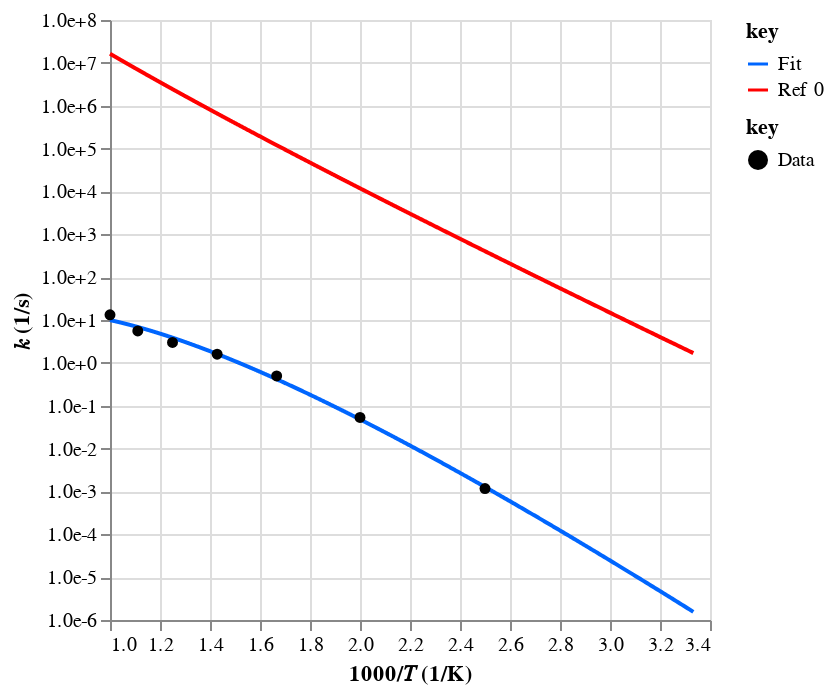
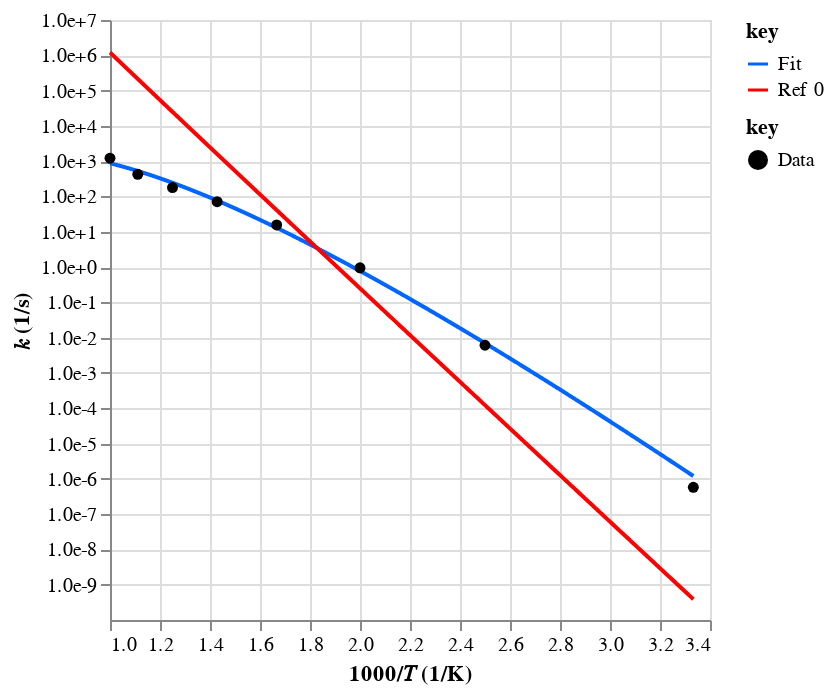
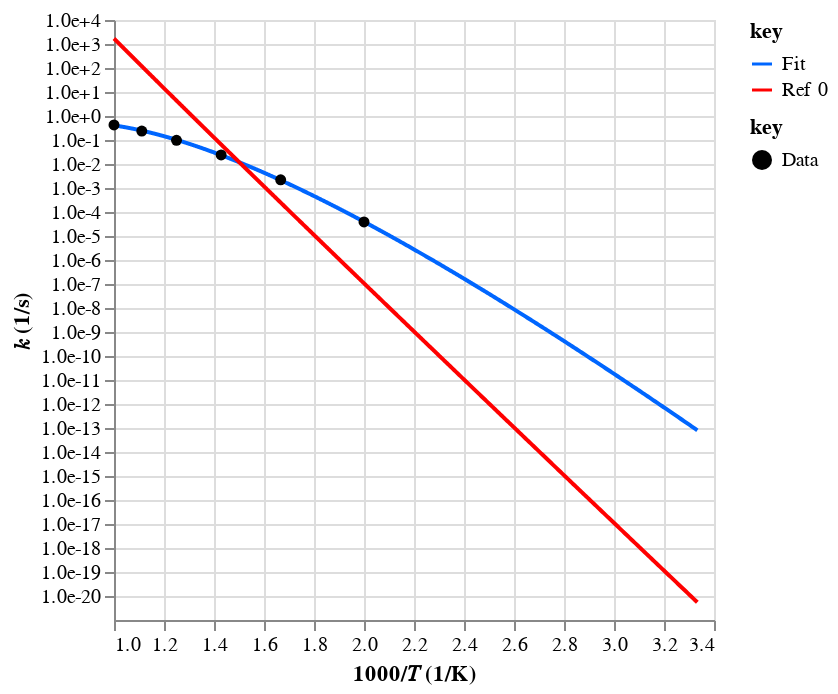
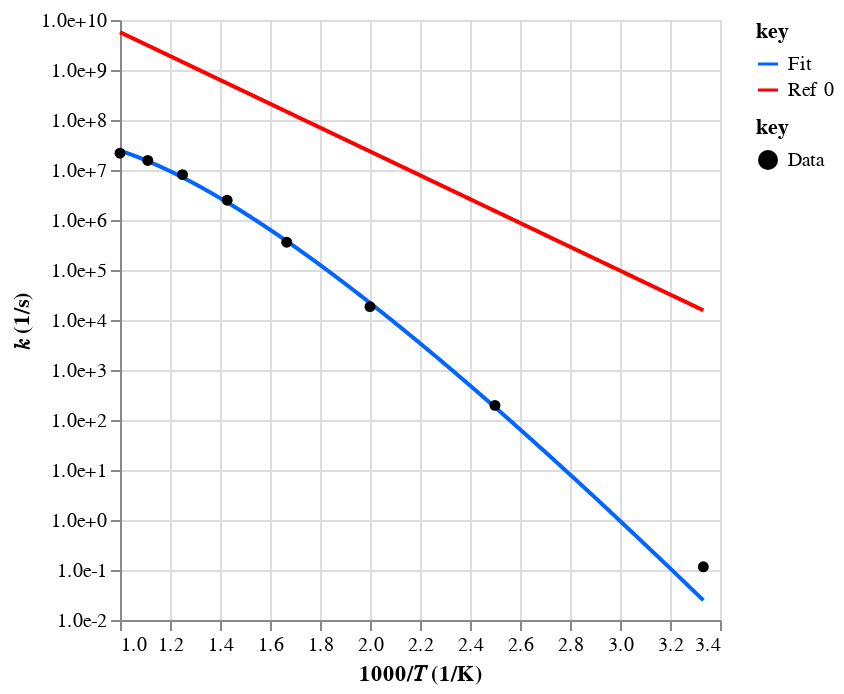

Notebook code for these charts, in order:
### Code cell
label_dct = mess.surf.node_label_dict(surf_out)
obj_col = automech.util.df_.c_.temp()

print("Direct rates:")
for rate_key in mess.surf.rate_keys(
    surf_out, P_vals=[1.0], empty=False, well_skipping=False
):
    eq = mess.surf.edge_chemkin_equation(surf_out, rate_key)
    print(rate_key, eq)

    rate = surf_out.rates[rate_key]
    rate_fit = surf_out.rate_fits[rate_key]

    amchis = list(mit.unique_everseen(automech.reaction_amchis(mech, eq=eq)))
    for amchi in amchis:
        automol.amchi.display_reaction(*amchi)

    ref_rates = ref_labels = []
    if amchis:
        ref_rates = [r.rate for r in automech.reaction_rate_objects(mech, eq)]
        ref_labels = [f"Ref {i}" for i, _ in enumerate(ref_rates)]

    display(
        ac.rate.data.display(
            [rate, rate_fit, *ref_rates],
            T_range=T_range,
            label=["Data", "Fit", *ref_labels],
        )
    )

    key1, key2 = rate_key
    rev_rate_key = (key2, key1)
    min_rate_key = min(
        rate_key, rev_rate_key, key=lambda k: np.nanmedian(branch_frac_dct[k])
    )
    branch_frac_arr = branch_frac_dct[min_rate_key]
    branch_frac = np.nanmedian(branch_frac_arr)
    if rate_key == min_rate_key:
        print(f"Median branching fraction: {branch_frac}")
    else:
        print(f"Median branching fraction: {branch_frac} (reverse direction)")

    print(branch_frac_arr)
    print()

### Figure 1 — Vega-Lite specification as saved in the notebook (floating-point values rounded to 4 significant figures; data arrays with more than 128 entries replaced by an {"elided": "..."} marker saying what was removed)
{"config": {"view": {"continuousWidth": 300, "continuousHeight": 300}}, "layer": [{"data": {"name": "data-ebfd30947b68a43823f022e63ddb4867"}, "mark": {"type": "line"}, "encoding": {"color": {"field": "key", "scale": {"domain": ["Fit", "Ref 0"], "range": ["#0066ff", "#ff0000"]}, "type": "nominal"}, "x": {"field": "x", "scale": {"zero": false}, "title": "1000/𝑇 (1/K)", "type": "quantitative"}, "y": {"axis": {"format": ".1e", "values": [1e-06, 1e-05, 0.0001, 0.001, 0.01, 0.1, 1, 10, 100, 1000, 10000, 100000, 1000000, 10000000, 100000000]}, "field": "value", "scale": {"type": "log"}, "title": "𝑘 (1/s)", "type": "quantitative"}}, "transform": [{"fold": ["Fit", "Ref 0"]}]}, {"data": {"name": "data-86c0eac2b0b563e01af5cd34febebf38"}, "mark": {"type": "point", "filled": true, "opacity": 1}, "encoding": {"color": {"field": "key", "scale": {"domain": ["Data"], "range": ["#000000"]}, "type": "nominal"}, "x": {"field": "x", "scale": {"zero": false}, "title": "1000/𝑇 (1/K)", "type": "quantitative"}, "y": {"axis": {"format": ".1e", "values": [0.001, 0.01, 0.1, 1, 10, 100]}, "field": "value", "scale": {"type": "log"}, "title": "𝑘 (1/s)", "type": "quantitative"}}, "transform": [{"fold": ["Data"]}]}], "resolve": {"scale": {"color": "independent"}}, "$schema": "https://vega.github.io/schema/vega-lite/v5.20.1.json", "datasets": {"data-ebfd30947b68a43823f022e63ddb4867": {"elided": "1000 records"}, "data-86c0eac2b0b563e01af5cd34febebf38": [{"x": 3.333, "Data": null}, {"x": 2.5, "Data": 0.001165}, {"x": 2.0, "Data": 0.0533}, {"x": 1.667, "Data": 0.496}, {"x": 1.429, "Data": 1.59}, {"x": 1.25, "Data": 3.0}, {"x": 1.111, "Data": 5.56}, {"x": 1.0, "Data": 13.2}]}}

### Figure 2 — Vega-Lite specification as saved in the notebook (floating-point values rounded to 4 significant figures; data arrays with more than 128 entries replaced by an {"elided": "..."} marker saying what was removed)
{"config": {"view": {"continuousWidth": 300, "continuousHeight": 300}}, "layer": [{"data": {"name": "data-814595b381ec9d8560925e76c2ab887d"}, "mark": {"type": "line"}, "encoding": {"color": {"field": "key", "scale": {"domain": ["Fit", "Ref 0"], "range": ["#0066ff", "#ff0000"]}, "type": "nominal"}, "x": {"field": "x", "scale": {"zero": false}, "title": "1000/𝑇 (1/K)", "type": "quantitative"}, "y": {"axis": {"format": ".1e", "values": [1e-09, 1e-08, 1e-07, 1e-06, 1e-05, 0.0001, 0.001, 0.01, 0.1, 1, 10, 100, 1000, 10000, 100000, 1000000, 10000000]}, "field": "value", "scale": {"type": "log"}, "title": "𝑘 (1/s)", "type": "quantitative"}}, "transform": [{"fold": ["Fit", "Ref 0"]}]}, {"data": {"name": "data-700f8358c18109a9b4769ae03100378f"}, "mark": {"type": "point", "filled": true, "opacity": 1}, "encoding": {"color": {"field": "key", "scale": {"domain": ["Data"], "range": ["#000000"]}, "type": "nominal"}, "x": {"field": "x", "scale": {"zero": false}, "title": "1000/𝑇 (1/K)", "type": "quantitative"}, "y": {"axis": {"format": ".1e", "values": [1e-06, 1e-05, 0.0001, 0.001, 0.01, 0.1, 1, 10, 100, 1000, 10000]}, "field": "value", "scale": {"type": "log"}, "title": "𝑘 (1/s)", "type": "quantitative"}}, "transform": [{"fold": ["Data"]}]}], "resolve": {"scale": {"color": "independent"}}, "$schema": "https://vega.github.io/schema/vega-lite/v5.20.1.json", "datasets": {"data-814595b381ec9d8560925e76c2ab887d": {"elided": "1000 records"}, "data-700f8358c18109a9b4769ae03100378f": [{"x": 3.333, "Data": 5.74e-07}, {"x": 2.5, "Data": 0.00609}, {"x": 2.0, "Data": 0.9531}, {"x": 1.667, "Data": 15.62}, {"x": 1.429, "Data": 71.08}, {"x": 1.25, "Data": 179.4}, {"x": 1.111, "Data": 426.0}, {"x": 1.0, "Data": 1218.0}]}}

### Figure 3 — Vega-Lite specification as saved in the notebook (floating-point values rounded to 4 significant figures; data arrays with more than 128 entries replaced by an {"elided": "..."} marker saying what was removed)
{"config": {"view": {"continuousWidth": 300, "continuousHeight": 300}}, "layer": [{"data": {"name": "data-911bbe9c3c26c1322a69e46804e479a8"}, "mark": {"type": "line"}, "encoding": {"color": {"field": "key", "scale": {"domain": ["Fit", "Ref 0"], "range": ["#0066ff", "#ff0000"]}, "type": "nominal"}, "x": {"field": "x", "scale": {"zero": false}, "title": "1000/𝑇 (1/K)", "type": "quantitative"}, "y": {"axis": {"format": ".1e", "values": [1e-20, 1e-19, 1e-18, 1e-17, 1e-16, 1e-15, 1e-14, 1e-13, 1e-12, 1e-11, 1e-10, 1e-09, 1e-08, 1e-07, 1e-06, 1e-05, 0.0001, 0.001, 0.01, 0.1, 1, 10, 100, 1000, 10000]}, "field": "value", "scale": {"type": "log"}, "title": "𝑘 (1/s)", "type": "quantitative"}}, "transform": [{"fold": ["Fit", "Ref 0"]}]}, {"data": {"name": "data-9a1abe4be90e3c4348d440e8bb01e3ad"}, "mark": {"type": "point", "filled": true, "opacity": 1}, "encoding": {"color": {"field": "key", "scale": {"domain": ["Data"], "range": ["#000000"]}, "type": "nominal"}, "x": {"field": "x", "scale": {"zero": false}, "title": "1000/𝑇 (1/K)", "type": "quantitative"}, "y": {"axis": {"format": ".1e", "values": [0.0001, 0.001, 0.01, 0.1, 1, 10]}, "field": "value", "scale": {"type": "log"}, "title": "𝑘 (1/s)", "type": "quantitative"}}, "transform": [{"fold": ["Data"]}]}], "resolve": {"scale": {"color": "independent"}}, "$schema": "https://vega.github.io/schema/vega-lite/v5.20.1.json", "datasets": {"data-911bbe9c3c26c1322a69e46804e479a8": {"elided": "1000 records"}, "data-9a1abe4be90e3c4348d440e8bb01e3ad": [{"x": 3.333, "Data": null}, {"x": 2.5, "Data": null}, {"x": 2.0, "Data": 3.84e-05}, {"x": 1.667, "Data": 0.002205}, {"x": 1.429, "Data": 0.0239}, {"x": 1.25, "Data": 0.0974}, {"x": 1.111, "Data": 0.236}, {"x": 1.0, "Data": 0.424}]}}

### Figure 4 — Vega-Lite specification as saved in the notebook (floating-point values rounded to 4 significant figures; data arrays with more than 128 entries replaced by an {"elided": "..."} marker saying what was removed)
{"config": {"view": {"continuousWidth": 300, "continuousHeight": 300}}, "layer": [{"data": {"name": "data-3c0c937866fd276c02d683784e7fed1d"}, "mark": {"type": "line"}, "encoding": {"color": {"field": "key", "scale": {"domain": ["Fit", "Ref 0"], "range": ["#0066ff", "#ff0000"]}, "type": "nominal"}, "x": {"field": "x", "scale": {"zero": false}, "title": "1000/𝑇 (1/K)", "type": "quantitative"}, "y": {"axis": {"format": ".1e", "values": [0.01, 0.1, 1, 10, 100, 1000, 10000, 100000, 1000000, 10000000, 100000000, 1000000000, 10000000000, 100000000000]}, "field": "value", "scale": {"type": "log"}, "title": "𝑘 (1/s)", "type": "quantitative"}}, "transform": [{"fold": ["Fit", "Ref 0"]}]}, {"data": {"name": "data-5e32b2de2f784a8f2cccdfda52fdd0b8"}, "mark": {"type": "point", "filled": true, "opacity": 1}, "encoding": {"color": {"field": "key", "scale": {"domain": ["Data"], "range": ["#000000"]}, "type": "nominal"}, "x": {"field": "x", "scale": {"zero": false}, "title": "1000/𝑇 (1/K)", "type": "quantitative"}, "y": {"axis": {"format": ".1e", "values": [0.1, 1, 10, 100, 1000, 10000, 100000, 1000000, 10000000, 100000000]}, "field": "value", "scale": {"type": "log"}, "title": "𝑘 (1/s)", "type": "quantitative"}}, "transform": [{"fold": ["Data"]}]}], "resolve": {"scale": {"color": "independent"}}, "$schema": "https://vega.github.io/schema/vega-lite/v5.20.1.json", "datasets": {"data-3c0c937866fd276c02d683784e7fed1d": {"elided": "1000 records"}, "data-5e32b2de2f784a8f2cccdfda52fdd0b8": [{"x": 3.333, "Data": 0.116}, {"x": 2.5, "Data": 196.0}, {"x": 2.0, "Data": 18500.0}, {"x": 1.667, "Data": 360000.0}, {"x": 1.429, "Data": 2491000.0}, {"x": 1.25, "Data": 8082000.0}, {"x": 1.111, "Data": 15520000.0}, {"x": 1.0, "Data": 21650000.0}]}}
